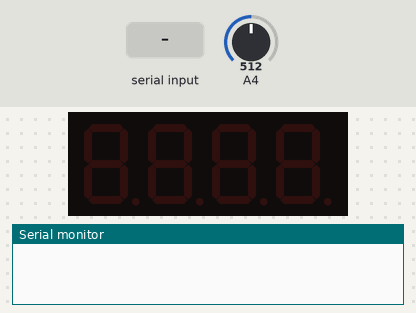
Recording of a sketch running on a simulated Arduino Uno, built with avr-gcc and run on an emulated ATmega328P. Parts: 4-digit seven-segment display, the last lines printed to the serial monitor. The test bench sets the inputs (shaded band); at power-on: A4 = 512.

Above: at 1.3 s.
1.4 s: "2" received over Serial
At 4.3 s:
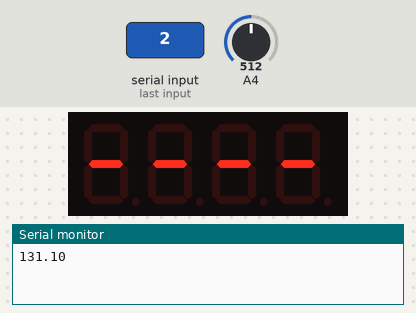
4.4 s: A4 set to 363
7.3 s: A4 set to 344
At 8.4 s:
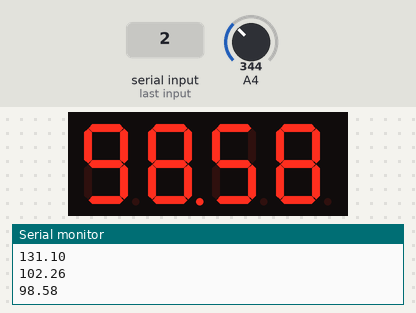
9.6 s: "1" received over Serial
At 11.1 s:
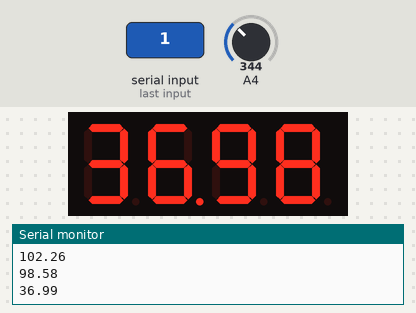
11.6 s: A4 set to 306
At 12.6 s:
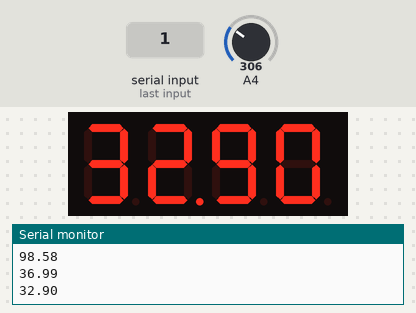
13.6 s: A4 set to 921
At 15.3 s:
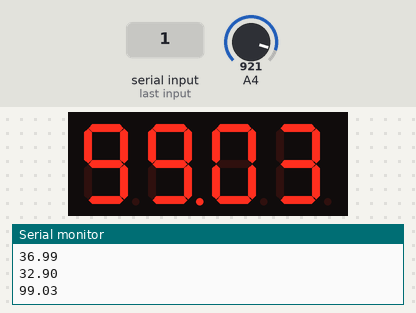
15.6 s: A4 set to 939
At 16.8 s:
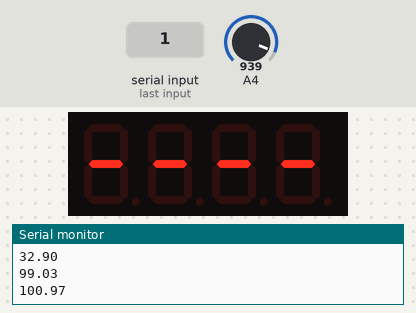
Timing chart, 0 to 18.6 s (numbered marks = the images above; inputs shaded):
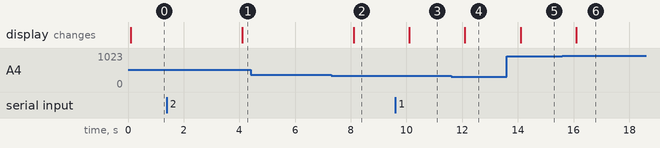

Measured:
- the behaviour switches between 352 and 351 on A4 (found by bisection; images 1 and 2)
- the behaviour switches between 929 and 930 on A4 (found by bisection; images 5 and 6)
- after the input at 1.4 s, the display: changes after 2.7 s (image 1)
- after the input at 7.3 s, the display: changes after 0.80 s (image 2)
- after the input at 9.6 s, the display: changes after 0.50 s (image 3)
- after the input at 11.6 s, the display: changes after 0.50 s (image 4)
- after the input at 13.6 s, the display: changes after 0.50 s (image 5)
- after the input at 15.6 s, the display: changes after 0.50 s (image 6)

The sketch:

lednhietdoupdate.ino
```cpp
#include<SevSeg.h>
SevSeg sevSeg;
unsigned int myTemp;
float tempc =0;

char state;

void setup() {
  // put your setup code here, to run once:
  Serial.begin(9600);
  delay(100);
  byte numDigits = 4;
  byte ccDPins[] = {A0, A1, A2, A3};
  byte segDPins[] = {2,3,4,5,6,7,8,9};
  sevSeg.begin(COMMON_ANODE, numDigits, ccDPins, segDPins, false, false, false, false);
  sevSeg.setBrightness(100);
  analogReference(INTERNAL);
}

void loop() {
   // Lấy thời gian kể từ khi arduino được khởi động
  unsigned long prMillis = millis();
  while( millis() - prMillis < 2000)
  {
     // làm mới màn hình
    sevSeg.refreshDisplay();
  }

    if(Serial.available()>0) // kiểm tra nếu có dữ liệu được truyền vào
    {
      state = (char) Serial.read(); // đọc giá trị được truyền vào và gán cho biến state
    }

    switch (state) {  // thực thi hàm switch case dựa theo giá trị được truyền vào là 1 và 2
      case '1': // nếu là một
            myTemp = ChuyenDoC(); // lấy giá trị độ C
              // Thiết lập số hiển thị và lấy 2 số thập phân
            sevSeg.setNumber(myTemp, 2, LOW);
        break;
      case '2':  // nếu là 2
            myTemp = ChuyenDoF(); // lấy giá trị độ F
              // Thiết lập số hiển thị và lấy 2 số thập phân
            sevSeg.setNumber(myTemp, 2, LOW);
        break;
    }

}

unsigned int ChuyenDoC()
{
  float temp = (float) 100*(1.1/1023)*analogRead(A4);

  Serial.println(temp);
  // In temp (nhiệt độ) lên màn hình và lấy 2 số thập phân
  temp = 100*temp;
  return ((unsigned int)temp);
}

unsigned int ChuyenDoF()
{
  float temp = (float) 100*(1.1/1023)*analogRead(A4);
  temp = temp*9/5 + 32; // chuyển đổi qua độ F
  Serial.println(temp);
    // In temp (nhiệt độ) lên màn hình và lấy 2 số thập phân
  temp = 100*temp;
  return ((unsigned int)temp);
}
```
